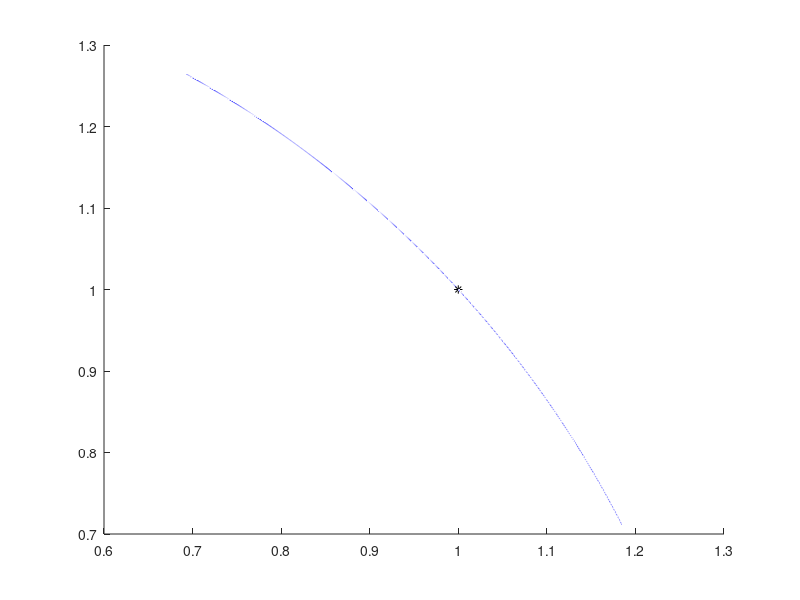

Source code (MATLAB):
clear
format long

alpha = 0.95;
beta = 0.7;
delta = 3.5;
gamma = 0.6;
zeta = 0.1;
epsilon = 0.25;

N = 50;

x0 = 1;
y0 = 1;
z0 = 1;

a = zeros(1, N+1);
b = zeros(1, N+1);
c = zeros(1, N+1);

a(1) = x0;
b(1) = y0;
c(1) = z0;

a(2) = c(1)*a(1) - beta*a(1) - delta*b(1);
b(2) = delta*a(1) + c(1)*b(1) - beta*b(1);
c(2) = gamma + alpha*c(1) - (c(1)*c(1)*c(1))/3 - a(1)*a(1) - b(1)*b(1) ...
    - epsilon*a(1)*a(1)*c(1) - epsilon*b(1)*b(1)*c(1) + zeta*a(1)*a(1)*a(1)*c(1);

for n = 1:N-1
    sum1 = 0;
    sum2 = 0;
    sum3 = 0;
    sum4 = 0;
    sum5 = 0;
    sum6 = 0;
    sum7 = 0;
    sum8 = 0;
        for k = 0:n
            for j = 0:k
                for i = 0:j
                    sum1 = sum1 + c(n-k+1)*a(k+1);
                    sum2 = sum2 + c(n-k+1)*b(k+1);
                    sum3 = sum3 + a(n-k+1)*a(k+1);
                    sum4 = sum4 + b(n-k+1)*b(k+1);
                    sum5 = sum5 + c(n-k+1)*c(k-j+1)*c(j+1);
                    sum6 = sum6 + a(n-k+1)*a(k-j+1)*c(j+1);
                    sum7 = sum7 + b(n-k+1)*b(k-j+1)*c(j+1);
                    sum8 = sum8 + a(n-k+1)*a(k-j+1)*a(j-i+1)*c(i+1);
                end
            end
        end
    a(n+2) = (sum1 - beta*a(n+1) - delta*b(n+1))/(n+1);
    b(n+2) = (delta*a(n+1) + sum2 - beta*b(n+1))/(n+1);
    c(n+2) = (alpha*c(n+1) - (sum5)/3 - sum3 - sum4 - epsilon*sum6 - epsilon*sum7 + zeta*sum8)/(n+1);
end

%Evaluate the Taylor series:
numPoints = 1000;
T = linspace(-0.075, 0.075, numPoints);
orbitPoints = zeros(3, numPoints);

for j = 1:numPoints
    this_t = T(j);
    thisPoint = [0;0;0];
        for n = 0:N
            thisCoef = [a(n+1); b(n+1); c(n+1)];
            thisPoint = thisPoint + thisCoef*this_t^n;
        end
    orbitPoints(1:3, j) = thisPoint;
end

%Plot the results:
figure
hold on
plot3(orbitPoints(1, :), orbitPoints(2, :), orbitPoints(3, :), 'b')
plot3(x0, y0, z0, 'k*')